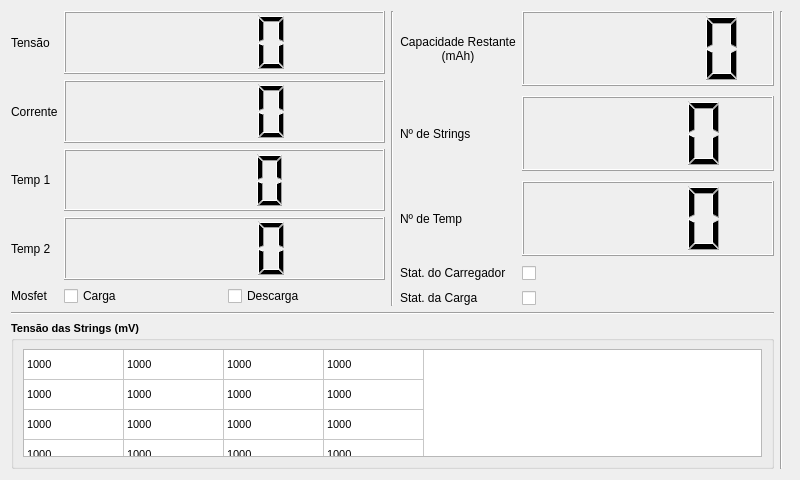
<?xml version="1.0" encoding="UTF-8"?>
<ui version="4.0">
 <class>BatteryWindow</class>
 <widget class="QWidget" name="BatteryWindow">
  <property name="geometry">
   <rect>
    <x>0</x>
    <y>0</y>
    <width>800</width>
    <height>480</height>
   </rect>
  </property>
  <property name="windowTitle">
   <string>Form</string>
  </property>
  <property name="styleSheet">
   <string notr="true"/>
  </property>
  <layout class="QGridLayout" name="gridLayout" rowstretch="0" columnstretch="3,0,0,0">
   <item row="0" column="0">
    <layout class="QVBoxLayout" name="verticalLayout_3" stretch="2,0,1">
     <item>
      <layout class="QHBoxLayout" name="horizontalLayout_5" stretch="0,0,0">
       <property name="sizeConstraint">
        <enum>QLayout::SetDefaultConstraint</enum>
       </property>
       <item>
        <layout class="QFormLayout" name="formLayout">
         <property name="fieldGrowthPolicy">
          <enum>QFormLayout::AllNonFixedFieldsGrow</enum>
         </property>
         <item row="0" column="1">
          <widget class="QLCDNumber" name="voltage_lcd">
           <property name="sizePolicy">
            <sizepolicy hsizetype="Preferred" vsizetype="Expanding">
             <horstretch>0</horstretch>
             <verstretch>1</verstretch>
            </sizepolicy>
           </property>
           <property name="minimumSize">
            <size>
             <width>0</width>
             <height>0</height>
            </size>
           </property>
           <property name="digitCount">
            <number>4</number>
           </property>
          </widget>
         </item>
         <item row="1" column="1">
          <widget class="QLCDNumber" name="current_lcd">
           <property name="sizePolicy">
            <sizepolicy hsizetype="Preferred" vsizetype="Expanding">
             <horstretch>0</horstretch>
             <verstretch>1</verstretch>
            </sizepolicy>
           </property>
           <property name="minimumSize">
            <size>
             <width>0</width>
             <height>0</height>
            </size>
           </property>
           <property name="layoutDirection">
            <enum>Qt::LeftToRight</enum>
           </property>
           <property name="digitCount">
            <number>4</number>
           </property>
          </widget>
         </item>
         <item row="2" column="1">
          <widget class="QLCDNumber" name="temp1_lcd">
           <property name="sizePolicy">
            <sizepolicy hsizetype="Preferred" vsizetype="Expanding">
             <horstretch>0</horstretch>
             <verstretch>1</verstretch>
            </sizepolicy>
           </property>
           <property name="minimumSize">
            <size>
             <width>0</width>
             <height>0</height>
            </size>
           </property>
           <property name="digitCount">
            <number>4</number>
           </property>
          </widget>
         </item>
         <item row="3" column="1">
          <widget class="QLCDNumber" name="temp2_lcd">
           <property name="sizePolicy">
            <sizepolicy hsizetype="Preferred" vsizetype="Expanding">
             <horstretch>0</horstretch>
             <verstretch>1</verstretch>
            </sizepolicy>
           </property>
           <property name="minimumSize">
            <size>
             <width>0</width>
             <height>0</height>
            </size>
           </property>
           <property name="digitCount">
            <number>4</number>
           </property>
          </widget>
         </item>
         <item row="4" column="0">
          <widget class="QLabel" name="label_8">
           <property name="minimumSize">
            <size>
             <width>0</width>
             <height>0</height>
            </size>
           </property>
           <property name="font">
            <font>
             <pointsize>9</pointsize>
            </font>
           </property>
           <property name="text">
            <string>Mosfet</string>
           </property>
          </widget>
         </item>
         <item row="4" column="1">
          <layout class="QHBoxLayout" name="horizontalLayout_3">
           <item>
            <widget class="ReadOnlyCheckBox" name="chargeMosfet_checkBox">
             <property name="enabled">
              <bool>true</bool>
             </property>
             <property name="font">
              <font>
               <pointsize>9</pointsize>
              </font>
             </property>
             <property name="text">
              <string>Carga</string>
             </property>
             <property name="checkable">
              <bool>true</bool>
             </property>
             <property name="checked">
              <bool>false</bool>
             </property>
            </widget>
           </item>
           <item>
            <widget class="ReadOnlyCheckBox" name="dischargeMosfet_checkBox">
             <property name="font">
              <font>
               <pointsize>9</pointsize>
              </font>
             </property>
             <property name="text">
              <string>Descarga</string>
             </property>
            </widget>
           </item>
          </layout>
         </item>
         <item row="0" column="0">
          <widget class="QLabel" name="label_4">
           <property name="sizePolicy">
            <sizepolicy hsizetype="Maximum" vsizetype="Expanding">
             <horstretch>0</horstretch>
             <verstretch>0</verstretch>
            </sizepolicy>
           </property>
           <property name="minimumSize">
            <size>
             <width>0</width>
             <height>0</height>
            </size>
           </property>
           <property name="font">
            <font>
             <pointsize>9</pointsize>
            </font>
           </property>
           <property name="text">
            <string>Tensão</string>
           </property>
          </widget>
         </item>
         <item row="2" column="0">
          <widget class="QLabel" name="label_6">
           <property name="sizePolicy">
            <sizepolicy hsizetype="Maximum" vsizetype="Expanding">
             <horstretch>0</horstretch>
             <verstretch>0</verstretch>
            </sizepolicy>
           </property>
           <property name="minimumSize">
            <size>
             <width>0</width>
             <height>0</height>
            </size>
           </property>
           <property name="font">
            <font>
             <pointsize>9</pointsize>
            </font>
           </property>
           <property name="text">
            <string>Temp 1</string>
           </property>
          </widget>
         </item>
         <item row="1" column="0">
          <widget class="QLabel" name="label_5">
           <property name="sizePolicy">
            <sizepolicy hsizetype="Maximum" vsizetype="Expanding">
             <horstretch>0</horstretch>
             <verstretch>0</verstretch>
            </sizepolicy>
           </property>
           <property name="minimumSize">
            <size>
             <width>0</width>
             <height>0</height>
            </size>
           </property>
           <property name="font">
            <font>
             <pointsize>9</pointsize>
            </font>
           </property>
           <property name="text">
            <string>Corrente</string>
           </property>
          </widget>
         </item>
         <item row="3" column="0">
          <widget class="QLabel" name="label_7">
           <property name="sizePolicy">
            <sizepolicy hsizetype="Maximum" vsizetype="Expanding">
             <horstretch>0</horstretch>
             <verstretch>1</verstretch>
            </sizepolicy>
           </property>
           <property name="minimumSize">
            <size>
             <width>0</width>
             <height>0</height>
            </size>
           </property>
           <property name="font">
            <font>
             <pointsize>9</pointsize>
            </font>
           </property>
           <property name="text">
            <string>Temp 2</string>
           </property>
          </widget>
         </item>
        </layout>
       </item>
       <item>
        <widget class="Line" name="line">
         <property name="orientation">
          <enum>Qt::Vertical</enum>
         </property>
        </widget>
       </item>
       <item>
        <layout class="QFormLayout" name="formLayout_2">
         <property name="sizeConstraint">
          <enum>QLayout::SetDefaultConstraint</enum>
         </property>
         <property name="fieldGrowthPolicy">
          <enum>QFormLayout::AllNonFixedFieldsGrow</enum>
         </property>
         <property name="rowWrapPolicy">
          <enum>QFormLayout::WrapLongRows</enum>
         </property>
         <property name="labelAlignment">
          <set>Qt::AlignLeading|Qt::AlignLeft|Qt::AlignVCenter</set>
         </property>
         <property name="verticalSpacing">
          <number>10</number>
         </property>
         <item row="0" column="0">
          <widget class="QLabel" name="label_9">
           <property name="sizePolicy">
            <sizepolicy hsizetype="Maximum" vsizetype="Expanding">
             <horstretch>0</horstretch>
             <verstretch>0</verstretch>
            </sizepolicy>
           </property>
           <property name="minimumSize">
            <size>
             <width>0</width>
             <height>0</height>
            </size>
           </property>
           <property name="font">
            <font>
             <pointsize>9</pointsize>
            </font>
           </property>
           <property name="text">
            <string>Capacidade Restante (mAh)</string>
           </property>
           <property name="alignment">
            <set>Qt::AlignCenter</set>
           </property>
           <property name="wordWrap">
            <bool>true</bool>
           </property>
          </widget>
         </item>
         <item row="0" column="1">
          <widget class="QLCDNumber" name="capacity_lcd">
           <property name="sizePolicy">
            <sizepolicy hsizetype="Preferred" vsizetype="Expanding">
             <horstretch>0</horstretch>
             <verstretch>1</verstretch>
            </sizepolicy>
           </property>
           <property name="minimumSize">
            <size>
             <width>0</width>
             <height>0</height>
            </size>
           </property>
           <property name="layoutDirection">
            <enum>Qt::LeftToRight</enum>
           </property>
           <property name="smallDecimalPoint">
            <bool>false</bool>
           </property>
           <property name="digitCount">
            <number>5</number>
           </property>
           <property name="value" stdset="0">
            <double>0.000000000000000</double>
           </property>
          </widget>
         </item>
         <item row="1" column="0">
          <widget class="QLabel" name="label_10">
           <property name="sizePolicy">
            <sizepolicy hsizetype="Maximum" vsizetype="Expanding">
             <horstretch>0</horstretch>
             <verstretch>0</verstretch>
            </sizepolicy>
           </property>
           <property name="minimumSize">
            <size>
             <width>0</width>
             <height>0</height>
            </size>
           </property>
           <property name="font">
            <font>
             <pointsize>9</pointsize>
            </font>
           </property>
           <property name="text">
            <string>Nº de Strings</string>
           </property>
           <property name="scaledContents">
            <bool>false</bool>
           </property>
           <property name="alignment">
            <set>Qt::AlignLeading|Qt::AlignLeft|Qt::AlignVCenter</set>
           </property>
          </widget>
         </item>
         <item row="1" column="1">
          <widget class="QLCDNumber" name="numCells_lcd">
           <property name="sizePolicy">
            <sizepolicy hsizetype="Preferred" vsizetype="Expanding">
             <horstretch>0</horstretch>
             <verstretch>1</verstretch>
            </sizepolicy>
           </property>
           <property name="minimumSize">
            <size>
             <width>0</width>
             <height>0</height>
            </size>
           </property>
           <property name="layoutDirection">
            <enum>Qt::LeftToRight</enum>
           </property>
           <property name="digitCount">
            <number>4</number>
           </property>
          </widget>
         </item>
         <item row="2" column="0">
          <widget class="QLabel" name="label_11">
           <property name="sizePolicy">
            <sizepolicy hsizetype="Maximum" vsizetype="Expanding">
             <horstretch>0</horstretch>
             <verstretch>0</verstretch>
            </sizepolicy>
           </property>
           <property name="minimumSize">
            <size>
             <width>0</width>
             <height>0</height>
            </size>
           </property>
           <property name="font">
            <font>
             <pointsize>9</pointsize>
            </font>
           </property>
           <property name="text">
            <string>Nº de Temp</string>
           </property>
          </widget>
         </item>
         <item row="2" column="1">
          <widget class="QLCDNumber" name="numTemps_lcd">
           <property name="sizePolicy">
            <sizepolicy hsizetype="Preferred" vsizetype="Expanding">
             <horstretch>0</horstretch>
             <verstretch>1</verstretch>
            </sizepolicy>
           </property>
           <property name="minimumSize">
            <size>
             <width>0</width>
             <height>0</height>
            </size>
           </property>
           <property name="layoutDirection">
            <enum>Qt::LeftToRight</enum>
           </property>
           <property name="frameShape">
            <enum>QFrame::Box</enum>
           </property>
           <property name="frameShadow">
            <enum>QFrame::Raised</enum>
           </property>
           <property name="digitCount">
            <number>4</number>
           </property>
          </widget>
         </item>
         <item row="3" column="0">
          <widget class="QLabel" name="label_12">
           <property name="sizePolicy">
            <sizepolicy hsizetype="Minimum" vsizetype="Maximum">
             <horstretch>0</horstretch>
             <verstretch>0</verstretch>
            </sizepolicy>
           </property>
           <property name="minimumSize">
            <size>
             <width>0</width>
             <height>0</height>
            </size>
           </property>
           <property name="font">
            <font>
             <pointsize>9</pointsize>
            </font>
           </property>
           <property name="text">
            <string>Stat. do Carregador</string>
           </property>
          </widget>
         </item>
         <item row="3" column="1">
          <widget class="ReadOnlyCheckBox" name="chargerStatus_checkBox">
           <property name="sizePolicy">
            <sizepolicy hsizetype="Minimum" vsizetype="Maximum">
             <horstretch>0</horstretch>
             <verstretch>0</verstretch>
            </sizepolicy>
           </property>
           <property name="text">
            <string/>
           </property>
          </widget>
         </item>
         <item row="4" column="0">
          <widget class="QLabel" name="label_13">
           <property name="sizePolicy">
            <sizepolicy hsizetype="Minimum" vsizetype="Maximum">
             <horstretch>0</horstretch>
             <verstretch>0</verstretch>
            </sizepolicy>
           </property>
           <property name="minimumSize">
            <size>
             <width>0</width>
             <height>0</height>
            </size>
           </property>
           <property name="font">
            <font>
             <pointsize>9</pointsize>
            </font>
           </property>
           <property name="text">
            <string>Stat. da Carga</string>
           </property>
          </widget>
         </item>
         <item row="4" column="1">
          <widget class="ReadOnlyCheckBox" name="loadStatus_checkBox">
           <property name="sizePolicy">
            <sizepolicy hsizetype="Minimum" vsizetype="Maximum">
             <horstretch>0</horstretch>
             <verstretch>0</verstretch>
            </sizepolicy>
           </property>
           <property name="text">
            <string/>
           </property>
          </widget>
         </item>
        </layout>
       </item>
      </layout>
     </item>
     <item>
      <widget class="Line" name="line_2">
       <property name="orientation">
        <enum>Qt::Horizontal</enum>
       </property>
      </widget>
     </item>
     <item>
      <widget class="QGroupBox" name="groupBox">
       <property name="font">
        <font>
         <pointsize>8</pointsize>
         <weight>75</weight>
         <bold>true</bold>
        </font>
       </property>
       <property name="title">
        <string>Tensão das Strings (mV)</string>
       </property>
       <layout class="QVBoxLayout" name="verticalLayout_4" stretch="0">
        <property name="sizeConstraint">
         <enum>QLayout::SetDefaultConstraint</enum>
        </property>
        <item>
         <widget class="QTableWidget" name="cells_table">
          <property name="sizePolicy">
           <sizepolicy hsizetype="Preferred" vsizetype="Preferred">
            <horstretch>0</horstretch>
            <verstretch>0</verstretch>
           </sizepolicy>
          </property>
          <property name="font">
           <font>
            <pointsize>8</pointsize>
            <weight>50</weight>
            <bold>false</bold>
           </font>
          </property>
          <property name="frameShape">
           <enum>QFrame::StyledPanel</enum>
          </property>
          <property name="verticalScrollBarPolicy">
           <enum>Qt::ScrollBarAlwaysOff</enum>
          </property>
          <property name="horizontalScrollBarPolicy">
           <enum>Qt::ScrollBarAlwaysOff</enum>
          </property>
          <property name="sizeAdjustPolicy">
           <enum>QAbstractScrollArea::AdjustToContents</enum>
          </property>
          <property name="autoScroll">
           <bool>true</bool>
          </property>
          <property name="showGrid">
           <bool>true</bool>
          </property>
          <property name="wordWrap">
           <bool>true</bool>
          </property>
          <property name="cornerButtonEnabled">
           <bool>true</bool>
          </property>
          <property name="columnCount">
           <number>4</number>
          </property>
          <attribute name="horizontalHeaderVisible">
           <bool>false</bool>
          </attribute>
          <attribute name="horizontalHeaderCascadingSectionResizes">
           <bool>false</bool>
          </attribute>
          <attribute name="horizontalHeaderHighlightSections">
           <bool>true</bool>
          </attribute>
          <attribute name="horizontalHeaderShowSortIndicator" stdset="0">
           <bool>false</bool>
          </attribute>
          <attribute name="horizontalHeaderStretchLastSection">
           <bool>false</bool>
          </attribute>
          <attribute name="verticalHeaderVisible">
           <bool>false</bool>
          </attribute>
          <attribute name="verticalHeaderStretchLastSection">
           <bool>false</bool>
          </attribute>
          <row>
           <property name="text">
            <string>0</string>
           </property>
          </row>
          <row>
           <property name="text">
            <string>1</string>
           </property>
          </row>
          <row>
           <property name="text">
            <string>2</string>
           </property>
          </row>
          <row>
           <property name="text">
            <string>3</string>
           </property>
          </row>
          <column>
           <property name="text">
            <string>0</string>
           </property>
          </column>
          <column>
           <property name="text">
            <string>1</string>
           </property>
          </column>
          <column>
           <property name="text">
            <string>2</string>
           </property>
          </column>
          <column>
           <property name="text">
            <string>3</string>
           </property>
          </column>
          <item row="0" column="0">
           <property name="text">
            <string>1000</string>
           </property>
          </item>
          <item row="0" column="1">
           <property name="text">
            <string>1000</string>
           </property>
          </item>
          <item row="0" column="2">
           <property name="text">
            <string>1000</string>
           </property>
          </item>
          <item row="0" column="3">
           <property name="text">
            <string>1000</string>
           </property>
          </item>
          <item row="1" column="0">
           <property name="text">
            <string>1000</string>
           </property>
          </item>
          <item row="1" column="1">
           <property name="text">
            <string>1000</string>
           </property>
          </item>
          <item row="1" column="2">
           <property name="text">
            <string>1000</string>
           </property>
          </item>
          <item row="1" column="3">
           <property name="text">
            <string>1000</string>
           </property>
          </item>
          <item row="2" column="0">
           <property name="text">
            <string>1000</string>
           </property>
          </item>
          <item row="2" column="1">
           <property name="text">
            <string>1000</string>
           </property>
          </item>
          <item row="2" column="2">
           <property name="text">
            <string>1000</string>
           </property>
          </item>
          <item row="2" column="3">
           <property name="text">
            <string>1000</string>
           </property>
          </item>
          <item row="3" column="0">
           <property name="text">
            <string>1000</string>
           </property>
          </item>
          <item row="3" column="1">
           <property name="text">
            <string>1000</string>
           </property>
          </item>
          <item row="3" column="2">
           <property name="text">
            <string>1000</string>
           </property>
          </item>
          <item row="3" column="3">
           <property name="text">
            <string>1000</string>
           </property>
          </item>
         </widget>
        </item>
       </layout>
      </widget>
     </item>
    </layout>
   </item>
   <item row="0" column="3">
    <widget class="BatteryLevelWidget" name="soc_batteryLevel" native="true">
     <property name="sizePolicy">
      <sizepolicy hsizetype="Preferred" vsizetype="Preferred">
       <horstretch>0</horstretch>
       <verstretch>0</verstretch>
      </sizepolicy>
     </property>
    </widget>
   </item>
   <item row="0" column="1">
    <widget class="Line" name="line_3">
     <property name="orientation">
      <enum>Qt::Vertical</enum>
     </property>
    </widget>
   </item>
  </layout>
 </widget>
 <customwidgets>
  <customwidget>
   <class>ReadOnlyCheckBox</class>
   <extends>QCheckBox</extends>
   <header>custom_widgets/readonlycheckbox.h</header>
  </customwidget>
  <customwidget>
   <class>BatteryLevelWidget</class>
   <extends>QWidget</extends>
   <header>custom_widgets/batterylevelwidget.h</header>
   <container>1</container>
  </customwidget>
 </customwidgets>
 <resources/>
 <connections/>
</ui>
